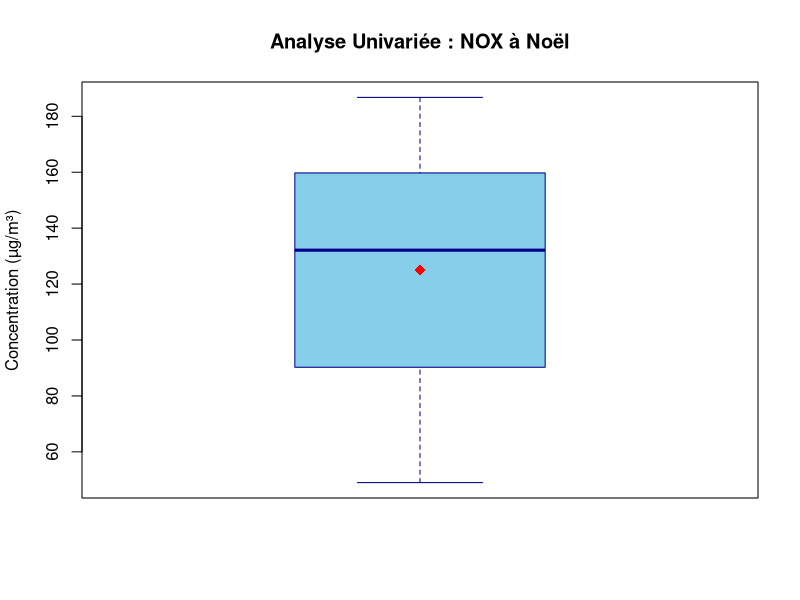
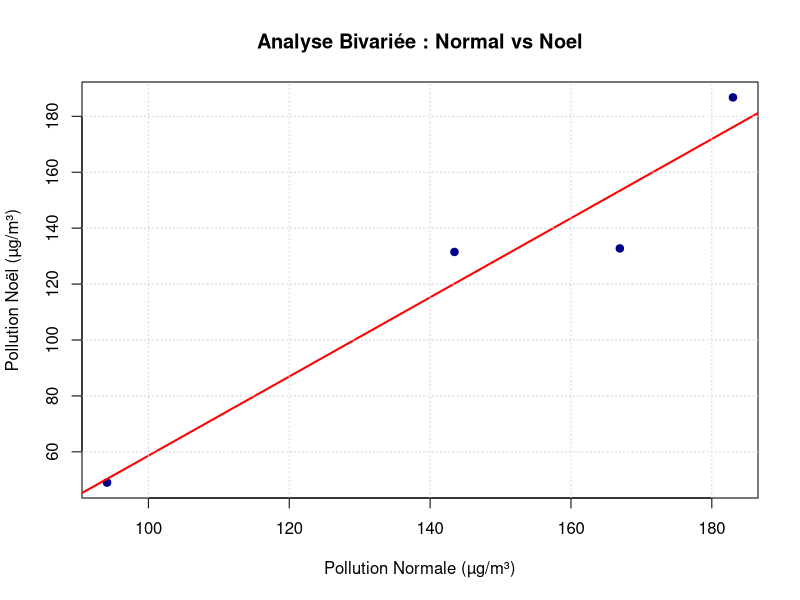

The R script that drew these images, in order:
## ---- chunk 1
noel <- read.csv("outil_statistique_pearson.csv", stringsAsFactors=T,)
## ---- chunk 2
summary(noel)
## ---- chunk 3
summary(noel)
## ---- chunk 4

data <- read.csv("outil_statistique_pearson.csv")


data_clean <- data[data$Ville != "" & data$Ville != "Coefficient de Corrélation r", ]


data_clean$Pollution_Noel <- as.numeric(as.character(data_clean$Pollution_Noel))


boxplot(data_clean$Pollution_Noel,
        main = "Analyse Univariée : NOX à Noël",
        ylab = "Concentration (µg/m³)",
        col = "skyblue",
        border = "darkblue",
        notch = FALSE)


points(mean(data_clean$Pollution_Noel, na.rm = TRUE), col = "red", pch = 18, cex = 1.5)
## ---- chunk 5

data_clean$Pollution_Normal <- as.numeric(as.character(data_clean$Pollution_Normal))
data_clean$Pollution_Noel <- as.numeric(as.character(data_clean$Pollution_Noel))


plot(data_clean$Pollution_Normal, data_clean$Pollution_Noel,
     main = "Analyse Bivariée : Normal vs Noel",
     xlab = "Pollution Normale (µg/m³)",
     ylab = "Pollution Noël (µg/m³)",
     pch = 19, col = "darkblue")


abline(lm(Pollution_Noel ~ Pollution_Normal, data = data_clean), col = "red", lwd = 2)


grid()
